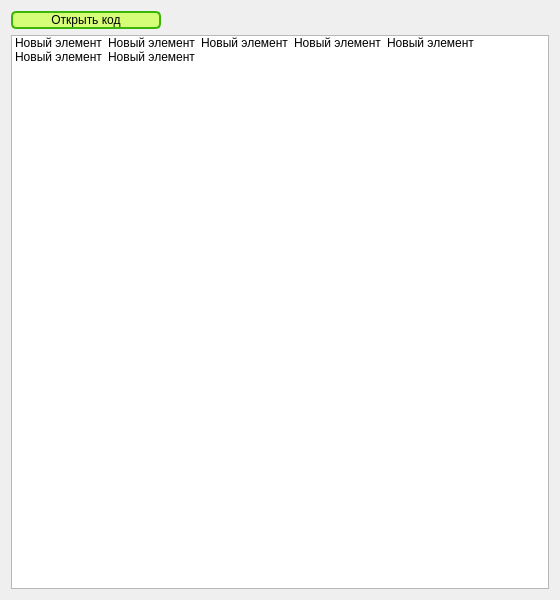
<?xml version="1.0" encoding="UTF-8"?>
<ui version="4.0">
 <class>secondwindow</class>
 <widget class="QWidget" name="secondwindow">
  <property name="geometry">
   <rect>
    <x>0</x>
    <y>0</y>
    <width>560</width>
    <height>600</height>
   </rect>
  </property>
  <property name="maximumSize">
   <size>
    <width>11111</width>
    <height>11111</height>
   </size>
  </property>
  <property name="tabletTracking">
   <bool>false</bool>
  </property>
  <property name="windowTitle">
   <string>Промокоды нахаляву</string>
  </property>
  <layout class="QGridLayout" name="gridLayout">
   <item row="8" column="1">
    <widget class="QListWidget" name="listWidget">
     <property name="minimumSize">
      <size>
       <width>240</width>
       <height>0</height>
      </size>
     </property>
     <property name="maximumSize">
      <size>
       <width>11111</width>
       <height>16777215</height>
      </size>
     </property>
     <property name="mouseTracking">
      <bool>false</bool>
     </property>
     <property name="tabletTracking">
      <bool>false</bool>
     </property>
     <property name="focusPolicy">
      <enum>Qt::StrongFocus</enum>
     </property>
     <property name="isWrapping" stdset="0">
      <bool>true</bool>
     </property>
     <property name="resizeMode">
      <enum>QListView::Adjust</enum>
     </property>
     <property name="viewMode">
      <enum>QListView::IconMode</enum>
     </property>
     <item>
      <property name="text">
       <string>Новый элемент</string>
      </property>
     </item>
     <item>
      <property name="text">
       <string>Новый элемент</string>
      </property>
     </item>
     <item>
      <property name="text">
       <string>Новый элемент</string>
      </property>
     </item>
     <item>
      <property name="text">
       <string>Новый элемент</string>
      </property>
     </item>
     <item>
      <property name="text">
       <string>Новый элемент</string>
      </property>
     </item>
     <item>
      <property name="text">
       <string>Новый элемент</string>
      </property>
     </item>
     <item>
      <property name="text">
       <string>Новый элемент</string>
      </property>
     </item>
    </widget>
   </item>
   <item row="0" column="1">
    <widget class="QPushButton" name="pushButton">
     <property name="maximumSize">
      <size>
       <width>150</width>
       <height>16777215</height>
      </size>
     </property>
     <property name="styleSheet">
      <string notr="true">QPushButton {
    border: 2px solid #8f8f91;
border-color:rgb(59, 181, 7);
	border-radius: 5px;
    background-color: rgb(213, 253, 119);
    color: black;

}</string>
     </property>
     <property name="text">
      <string>Открыть код</string>
     </property>
    </widget>
   </item>
  </layout>
 </widget>
 <resources/>
 <connections/>
</ui>
